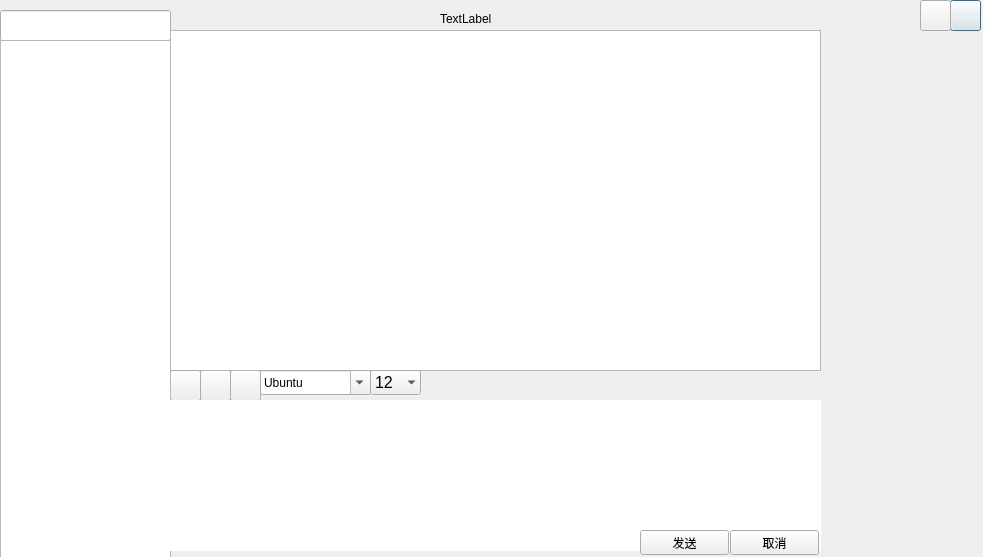
<?xml version="1.0" encoding="UTF-8"?>
<ui version="4.0">
 <class>ChatRoom</class>
 <widget class="QDialog" name="ChatRoom">
  <property name="enabled">
   <bool>true</bool>
  </property>
  <property name="geometry">
   <rect>
    <x>0</x>
    <y>0</y>
    <width>983</width>
    <height>557</height>
   </rect>
  </property>
  <property name="windowTitle">
   <string>Dialog</string>
  </property>
  <widget class="QLabel" name="chatUserLabel">
   <property name="geometry">
    <rect>
     <x>440</x>
     <y>10</y>
     <width>211</width>
     <height>17</height>
    </rect>
   </property>
   <property name="text">
    <string>TextLabel</string>
   </property>
  </widget>
  <widget class="QPushButton" name="closeBtn">
   <property name="geometry">
    <rect>
     <x>950</x>
     <y>0</y>
     <width>31</width>
     <height>31</height>
    </rect>
   </property>
   <property name="toolTip">
    <string>关闭</string>
   </property>
   <property name="text">
    <string/>
   </property>
   <property name="icon">
    <iconset>
     <normaloff>picture/close.jpg</normaloff>picture/close.jpg</iconset>
   </property>
   <property name="iconSize">
    <size>
     <width>20</width>
     <height>20</height>
    </size>
   </property>
  </widget>
  <widget class="QPushButton" name="sendFileBtn">
   <property name="geometry">
    <rect>
     <x>230</x>
     <y>370</y>
     <width>31</width>
     <height>31</height>
    </rect>
   </property>
   <property name="toolTip">
    <string>发送文件</string>
   </property>
   <property name="text">
    <string/>
   </property>
   <property name="icon">
    <iconset>
     <normaloff>picture/file.jpg</normaloff>picture/file.jpg</iconset>
   </property>
   <property name="iconSize">
    <size>
     <width>20</width>
     <height>20</height>
    </size>
   </property>
  </widget>
  <widget class="QWidget" name="RightWidget" native="true">
   <property name="geometry">
    <rect>
     <x>819</x>
     <y>30</y>
     <width>171</width>
     <height>531</height>
    </rect>
   </property>
  </widget>
  <widget class="QPushButton" name="sendImgBtn">
   <property name="geometry">
    <rect>
     <x>200</x>
     <y>370</y>
     <width>31</width>
     <height>31</height>
    </rect>
   </property>
   <property name="toolTip">
    <string>发送图片</string>
   </property>
   <property name="text">
    <string/>
   </property>
   <property name="icon">
    <iconset>
     <normaloff>picture/Img.jpg</normaloff>picture/Img.jpg</iconset>
   </property>
   <property name="iconSize">
    <size>
     <width>20</width>
     <height>20</height>
    </size>
   </property>
  </widget>
  <widget class="QLineEdit" name="searchLineEdit">
   <property name="geometry">
    <rect>
     <x>0</x>
     <y>10</y>
     <width>171</width>
     <height>31</height>
    </rect>
   </property>
  </widget>
  <widget class="QListWidget" name="chatContentList">
   <property name="geometry">
    <rect>
     <x>170</x>
     <y>30</y>
     <width>651</width>
     <height>341</height>
    </rect>
   </property>
  </widget>
  <widget class="QPushButton" name="screenShotBtn">
   <property name="geometry">
    <rect>
     <x>170</x>
     <y>370</y>
     <width>31</width>
     <height>31</height>
    </rect>
   </property>
   <property name="toolTip">
    <string>截图(Ctrl+Alt+f)</string>
   </property>
   <property name="text">
    <string/>
   </property>
   <property name="icon">
    <iconset>
     <normaloff>picture/screenShot.jpg</normaloff>picture/screenShot.jpg</iconset>
   </property>
   <property name="iconSize">
    <size>
     <width>25</width>
     <height>25</height>
    </size>
   </property>
  </widget>
  <widget class="QListWidget" name="chatUserList">
   <property name="geometry">
    <rect>
     <x>0</x>
     <y>40</y>
     <width>171</width>
     <height>521</height>
    </rect>
   </property>
  </widget>
  <widget class="QPushButton" name="minBtn">
   <property name="geometry">
    <rect>
     <x>920</x>
     <y>0</y>
     <width>31</width>
     <height>31</height>
    </rect>
   </property>
   <property name="toolTip">
    <string>最小化</string>
   </property>
   <property name="text">
    <string/>
   </property>
   <property name="icon">
    <iconset>
     <normaloff>picture/min.jpg</normaloff>picture/min.jpg</iconset>
   </property>
   <property name="iconSize">
    <size>
     <width>20</width>
     <height>20</height>
    </size>
   </property>
  </widget>
  <widget class="QTextEdit" name="chatTextEdit">
   <property name="geometry">
    <rect>
     <x>170</x>
     <y>400</y>
     <width>651</width>
     <height>151</height>
    </rect>
   </property>
   <property name="frameShape">
    <enum>QFrame::NoFrame</enum>
   </property>
  </widget>
  <widget class="QPushButton" name="sendMsgBtn">
   <property name="geometry">
    <rect>
     <x>640</x>
     <y>530</y>
     <width>89</width>
     <height>25</height>
    </rect>
   </property>
   <property name="text">
    <string>发送</string>
   </property>
  </widget>
  <widget class="QPushButton" name="cancelBtn">
   <property name="geometry">
    <rect>
     <x>730</x>
     <y>530</y>
     <width>89</width>
     <height>25</height>
    </rect>
   </property>
   <property name="text">
    <string>取消</string>
   </property>
  </widget>
  <widget class="QFontComboBox" name="fontComboBox">
   <property name="geometry">
    <rect>
     <x>260</x>
     <y>370</y>
     <width>111</width>
     <height>25</height>
    </rect>
   </property>
   <property name="font">
    <font>
     <family>Ubuntu</family>
    </font>
   </property>
   <property name="toolTip">
    <string>选择字体</string>
   </property>
   <property name="currentText">
    <string>Ubuntu</string>
   </property>
  </widget>
  <widget class="QComboBox" name="fontSizeComboBox">
   <property name="enabled">
    <bool>true</bool>
   </property>
   <property name="geometry">
    <rect>
     <x>370</x>
     <y>370</y>
     <width>51</width>
     <height>25</height>
    </rect>
   </property>
   <property name="font">
    <font>
     <pointsize>12</pointsize>
    </font>
   </property>
   <property name="toolTip">
    <string>字体大小</string>
   </property>
   <property name="editable">
    <bool>false</bool>
   </property>
   <property name="currentIndex">
    <number>3</number>
   </property>
   <property name="frame">
    <bool>false</bool>
   </property>
   <item>
    <property name="text">
     <string>6</string>
    </property>
   </item>
   <item>
    <property name="text">
     <string>8</string>
    </property>
   </item>
   <item>
    <property name="text">
     <string>10</string>
    </property>
   </item>
   <item>
    <property name="text">
     <string>12</string>
    </property>
   </item>
   <item>
    <property name="text">
     <string>14</string>
    </property>
   </item>
   <item>
    <property name="text">
     <string>16</string>
    </property>
   </item>
   <item>
    <property name="text">
     <string>18</string>
    </property>
   </item>
   <item>
    <property name="text">
     <string>20</string>
    </property>
   </item>
  </widget>
 </widget>
 <resources/>
 <connections/>
</ui>
